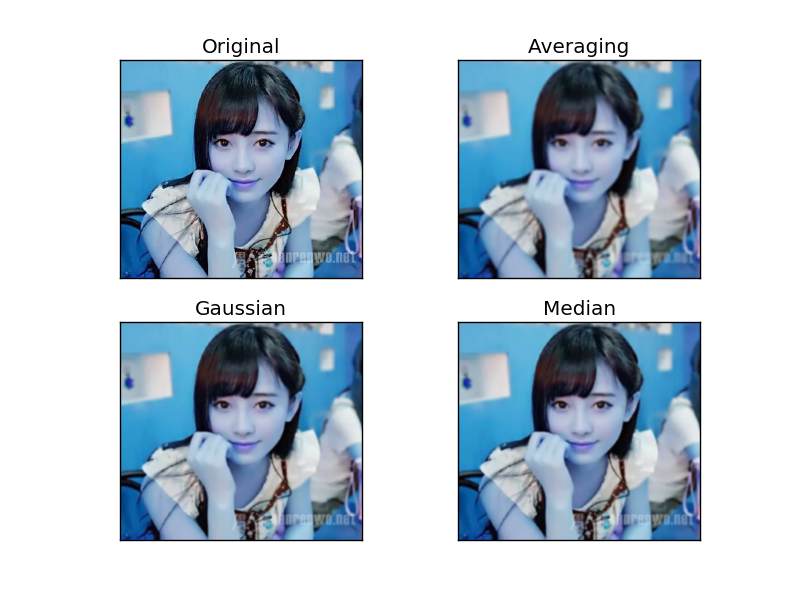

Write Python code to recreate this figure.
import cv2
import numpy as np 
from matplotlib import pyplot as plt

img = cv2.imread('test1_wr.png')

kernel = np.ones((7, 7), np.float32)/49

# dst = cv2.filter2D(img, -1, kernel)
dst = cv2.blur(img,(7,7))
gas = cv2.GaussianBlur(img, (7,7),0)
med = cv2.medianBlur(img, 7)

# cv2.imshow('Test1',img)
# cv2.waitKey(0)
# # cv2.destroyAllWindow()

plt.subplot(221), plt.imshow(img), plt.title('Original')
plt.xticks([]), plt.yticks([])
plt.subplot(222), plt.imshow(dst), plt.title('Averaging')
plt.xticks([]), plt.yticks([])
plt.subplot(223), plt.imshow(gas), plt.title('Gaussian')
plt.xticks([]), plt.yticks([])
plt.subplot(224), plt.imshow(gas), plt.title('Median')
plt.xticks([]), plt.yticks([])
plt.show()
